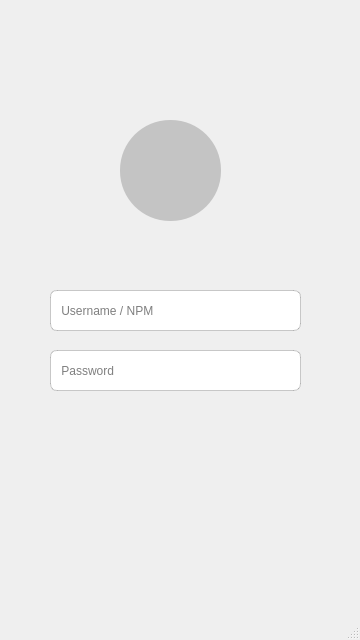
<?xml version="1.0" encoding="UTF-8"?>
<ui version="4.0">
 <class>MainWindow</class>
 <widget class="QMainWindow" name="MainWindow">
  <property name="geometry">
   <rect>
    <x>0</x>
    <y>0</y>
    <width>360</width>
    <height>640</height>
   </rect>
  </property>
  <property name="acceptDrops">
   <bool>false</bool>
  </property>
  <property name="windowTitle">
   <string>Quiz Himatif</string>
  </property>
  <property name="windowIcon">
   <iconset resource="assets.qrc">
    <normaloff>:/images/icon.png</normaloff>:/images/icon.png</iconset>
  </property>
  <property name="styleSheet">
   <string notr="true">QToolButton {
	border-radius:50px;
	background-color: #c4c4c4;
}

QLineEdit {
	padding-left:5px;
	border-radius:7px;
	border: 1px solid rgba(0,0,0,50);
}

QPushButton {
	padding: 0px;
	border: 0px;
	border-radius:2px;
}

QLabel{
	color: #718096;
}


</string>
  </property>
  <widget class="QWidget" name="centralwidget">
   <widget class="QStackedWidget" name="Stack_Pages">
    <property name="geometry">
     <rect>
      <x>0</x>
      <y>0</y>
      <width>360</width>
      <height>640</height>
     </rect>
    </property>
    <property name="minimumSize">
     <size>
      <width>360</width>
      <height>0</height>
     </size>
    </property>
    <property name="currentIndex">
     <number>0</number>
    </property>
    <widget class="QWidget" name="page">
     <widget class="QLineEdit" name="lineEdit_Password">
      <property name="geometry">
       <rect>
        <x>50</x>
        <y>350</y>
        <width>251</width>
        <height>41</height>
       </rect>
      </property>
      <property name="acceptDrops">
       <bool>true</bool>
      </property>
      <property name="autoFillBackground">
       <bool>false</bool>
      </property>
      <property name="echoMode">
       <enum>QLineEdit::Password</enum>
      </property>
      <property name="placeholderText">
       <string> Password</string>
      </property>
     </widget>
     <widget class="QPushButton" name="pushButton_Login">
      <property name="geometry">
       <rect>
        <x>260</x>
        <y>430</y>
        <width>41</width>
        <height>28</height>
       </rect>
      </property>
      <property name="cursor">
       <cursorShape>PointingHandCursor</cursorShape>
      </property>
      <property name="focusPolicy">
       <enum>Qt::NoFocus</enum>
      </property>
      <property name="text">
       <string/>
      </property>
      <property name="icon">
       <iconset resource="assets.qrc">
        <normaloff>:/images/Btn.svg</normaloff>:/images/Btn.svg</iconset>
      </property>
      <property name="iconSize">
       <size>
        <width>40</width>
        <height>40</height>
       </size>
      </property>
      <property name="checkable">
       <bool>true</bool>
      </property>
     </widget>
     <widget class="QLabel" name="label_Warning">
      <property name="geometry">
       <rect>
        <x>0</x>
        <y>260</y>
        <width>351</width>
        <height>20</height>
       </rect>
      </property>
      <property name="text">
       <string/>
      </property>
      <property name="alignment">
       <set>Qt::AlignCenter</set>
      </property>
     </widget>
     <widget class="QLineEdit" name="lineEdit_Username">
      <property name="geometry">
       <rect>
        <x>50</x>
        <y>290</y>
        <width>251</width>
        <height>41</height>
       </rect>
      </property>
      <property name="acceptDrops">
       <bool>true</bool>
      </property>
      <property name="autoFillBackground">
       <bool>false</bool>
      </property>
      <property name="placeholderText">
       <string> Username / NPM</string>
      </property>
     </widget>
     <widget class="QToolButton" name="toolButton_Logo">
      <property name="geometry">
       <rect>
        <x>120</x>
        <y>120</y>
        <width>101</width>
        <height>101</height>
       </rect>
      </property>
      <property name="layoutDirection">
       <enum>Qt::LeftToRight</enum>
      </property>
      <property name="autoFillBackground">
       <bool>false</bool>
      </property>
      <property name="styleSheet">
       <string notr="true"/>
      </property>
      <property name="text">
       <string/>
      </property>
      <property name="icon">
       <iconset resource="assets.qrc">
        <normaloff>:/images/icon.png</normaloff>:/images/icon.png</iconset>
      </property>
      <property name="iconSize">
       <size>
        <width>100</width>
        <height>100</height>
       </size>
      </property>
     </widget>
     <zorder>label_Warning</zorder>
     <zorder>toolButton_Logo</zorder>
     <zorder>pushButton_Login</zorder>
     <zorder>lineEdit_Password</zorder>
     <zorder>lineEdit_Username</zorder>
    </widget>
    <widget class="QWidget" name="page_2">
     <property name="styleSheet">
      <string notr="true">QPushButton#pushButton_Ready {
	padding:5px;
	border-radius:7px;
	border: 1px solid rgba(0,0,0,50);
}</string>
     </property>
     <widget class="QWidget" name="horizontalLayoutWidget">
      <property name="geometry">
       <rect>
        <x>0</x>
        <y>30</y>
        <width>361</width>
        <height>80</height>
       </rect>
      </property>
      <layout class="QHBoxLayout" name="LayoutJudul">
       <item>
        <spacer name="horizontalSpacer">
         <property name="orientation">
          <enum>Qt::Horizontal</enum>
         </property>
         <property name="sizeHint" stdset="0">
          <size>
           <width>40</width>
           <height>20</height>
          </size>
         </property>
        </spacer>
       </item>
       <item>
        <widget class="QLabel" name="label_Judul">
         <property name="font">
          <font>
           <family>MS UI Gothic</family>
           <pointsize>17</pointsize>
           <weight>75</weight>
           <bold>true</bold>
          </font>
         </property>
         <property name="layoutDirection">
          <enum>Qt::LeftToRight</enum>
         </property>
         <property name="text">
          <string>Selamat Datang di Quiz Himatif!</string>
         </property>
         <property name="alignment">
          <set>Qt::AlignCenter</set>
         </property>
         <property name="wordWrap">
          <bool>true</bool>
         </property>
        </widget>
       </item>
       <item>
        <spacer name="horizontalSpacer_2">
         <property name="orientation">
          <enum>Qt::Horizontal</enum>
         </property>
         <property name="sizeHint" stdset="0">
          <size>
           <width>40</width>
           <height>20</height>
          </size>
         </property>
        </spacer>
       </item>
      </layout>
     </widget>
     <widget class="QWidget" name="layoutWidget">
      <property name="geometry">
       <rect>
        <x>0</x>
        <y>170</y>
        <width>361</width>
        <height>91</height>
       </rect>
      </property>
      <layout class="QHBoxLayout" name="LayoutDeskripsi">
       <item>
        <spacer name="horizontalSpacer_4">
         <property name="orientation">
          <enum>Qt::Horizontal</enum>
         </property>
         <property name="sizeHint" stdset="0">
          <size>
           <width>20</width>
           <height>20</height>
          </size>
         </property>
        </spacer>
       </item>
       <item>
        <widget class="QLabel" name="label_Deskripsi">
         <property name="font">
          <font>
           <pointsize>9</pointsize>
           <weight>50</weight>
           <bold>false</bold>
           <stylestrategy>PreferAntialias</stylestrategy>
           <kerning>true</kerning>
          </font>
         </property>
         <property name="text">
          <string>Selamat Datang di Quiz Himatif, Quiz ini akan terdiri dari 3 bab utama yaitu : Badan Kelengkapan Himatif, Sejarah Himatif, dan Pengetahuan Teknik Informatika. Dan setiap babnya akan terdiri dari 10 soal.</string>
         </property>
         <property name="alignment">
          <set>Qt::AlignCenter</set>
         </property>
         <property name="wordWrap">
          <bool>true</bool>
         </property>
        </widget>
       </item>
       <item>
        <spacer name="horizontalSpacer_3">
         <property name="orientation">
          <enum>Qt::Horizontal</enum>
         </property>
         <property name="sizeHint" stdset="0">
          <size>
           <width>20</width>
           <height>20</height>
          </size>
         </property>
        </spacer>
       </item>
      </layout>
     </widget>
     <widget class="QPushButton" name="pushButton_Ready">
      <property name="enabled">
       <bool>true</bool>
      </property>
      <property name="geometry">
       <rect>
        <x>60</x>
        <y>410</y>
        <width>251</width>
        <height>41</height>
       </rect>
      </property>
      <property name="cursor">
       <cursorShape>PointingHandCursor</cursorShape>
      </property>
      <property name="mouseTracking">
       <bool>false</bool>
      </property>
      <property name="focusPolicy">
       <enum>Qt::NoFocus</enum>
      </property>
      <property name="text">
       <string>Mulai Quiz!</string>
      </property>
      <property name="shortcut">
       <string notr="true"/>
      </property>
     </widget>
     <widget class="QWidget" name="layoutWidget">
      <property name="geometry">
       <rect>
        <x>1</x>
        <y>371</y>
        <width>359</width>
        <height>32</height>
       </rect>
      </property>
      <layout class="QHBoxLayout" name="LayoutDeskripsiBtn">
       <item>
        <spacer name="horizontalSpacer_6">
         <property name="orientation">
          <enum>Qt::Horizontal</enum>
         </property>
         <property name="sizeHint" stdset="0">
          <size>
           <width>40</width>
           <height>20</height>
          </size>
         </property>
        </spacer>
       </item>
       <item>
        <widget class="QLabel" name="label">
         <property name="font">
          <font>
           <pointsize>7</pointsize>
          </font>
         </property>
         <property name="text">
          <string>Tekan Tombol Mulai Quiz, untuk mulai mengerjakan</string>
         </property>
        </widget>
       </item>
       <item>
        <spacer name="horizontalSpacer_5">
         <property name="orientation">
          <enum>Qt::Horizontal</enum>
         </property>
         <property name="sizeHint" stdset="0">
          <size>
           <width>40</width>
           <height>20</height>
          </size>
         </property>
        </spacer>
       </item>
      </layout>
     </widget>
     <widget class="QLabel" name="label_NamaTxt">
      <property name="geometry">
       <rect>
        <x>10</x>
        <y>0</y>
        <width>55</width>
        <height>16</height>
       </rect>
      </property>
      <property name="text">
       <string>NPM :</string>
      </property>
     </widget>
     <widget class="QLabel" name="label_Nama">
      <property name="geometry">
       <rect>
        <x>50</x>
        <y>0</y>
        <width>55</width>
        <height>16</height>
       </rect>
      </property>
      <property name="text">
       <string>TextLabel</string>
      </property>
     </widget>
    </widget>
    <widget class="QWidget" name="page_3">
     <property name="styleSheet">
      <string notr="true">QRadioButton {
	padding:10px;
	border-radius:7px;
	border: 1px solid rgba(0,0,0,50);
}
</string>
     </property>
     <widget class="QWidget" name="layoutWidget">
      <property name="geometry">
       <rect>
        <x>0</x>
        <y>20</y>
        <width>361</width>
        <height>112</height>
       </rect>
      </property>
      <layout class="QVBoxLayout" name="verticalLayout">
       <item>
        <layout class="QHBoxLayout" name="LayoutJudulQuiz">
         <item>
          <spacer name="horizontalSpacer_9">
           <property name="orientation">
            <enum>Qt::Horizontal</enum>
           </property>
           <property name="sizeHint" stdset="0">
            <size>
             <width>30</width>
             <height>20</height>
            </size>
           </property>
          </spacer>
         </item>
         <item>
          <widget class="QLabel" name="label_JudulQuiz">
           <property name="font">
            <font>
             <family>MS UI Gothic</family>
             <pointsize>17</pointsize>
             <weight>75</weight>
             <bold>true</bold>
            </font>
           </property>
           <property name="layoutDirection">
            <enum>Qt::LeftToRight</enum>
           </property>
           <property name="text">
            <string>Nama Tema</string>
           </property>
           <property name="alignment">
            <set>Qt::AlignCenter</set>
           </property>
           <property name="wordWrap">
            <bool>true</bool>
           </property>
          </widget>
         </item>
         <item>
          <spacer name="horizontalSpacer_10">
           <property name="orientation">
            <enum>Qt::Horizontal</enum>
           </property>
           <property name="sizeHint" stdset="0">
            <size>
             <width>30</width>
             <height>20</height>
            </size>
           </property>
          </spacer>
         </item>
        </layout>
       </item>
       <item>
        <layout class="QHBoxLayout" name="LayoutNoSOal">
         <item>
          <spacer name="horizontalSpacer_11">
           <property name="orientation">
            <enum>Qt::Horizontal</enum>
           </property>
           <property name="sizeHint" stdset="0">
            <size>
             <width>40</width>
             <height>20</height>
            </size>
           </property>
          </spacer>
         </item>
         <item>
          <widget class="QLabel" name="label_SoalTxt">
           <property name="font">
            <font>
             <family>MS Shell Dlg 2</family>
             <pointsize>15</pointsize>
             <weight>75</weight>
             <bold>true</bold>
            </font>
           </property>
           <property name="layoutDirection">
            <enum>Qt::LeftToRight</enum>
           </property>
           <property name="text">
            <string>Soal</string>
           </property>
           <property name="alignment">
            <set>Qt::AlignCenter</set>
           </property>
           <property name="wordWrap">
            <bool>true</bool>
           </property>
          </widget>
         </item>
         <item>
          <widget class="QLabel" name="label_n">
           <property name="font">
            <font>
             <family>MS Shell Dlg 2</family>
             <pointsize>15</pointsize>
             <weight>75</weight>
             <bold>true</bold>
            </font>
           </property>
           <property name="layoutDirection">
            <enum>Qt::LeftToRight</enum>
           </property>
           <property name="text">
            <string>n</string>
           </property>
           <property name="alignment">
            <set>Qt::AlignCenter</set>
           </property>
           <property name="wordWrap">
            <bool>true</bool>
           </property>
          </widget>
         </item>
         <item>
          <spacer name="horizontalSpacer_12">
           <property name="orientation">
            <enum>Qt::Horizontal</enum>
           </property>
           <property name="sizeHint" stdset="0">
            <size>
             <width>40</width>
             <height>20</height>
            </size>
           </property>
          </spacer>
         </item>
        </layout>
       </item>
      </layout>
     </widget>
     <widget class="QWidget" name="verticalLayoutWidget">
      <property name="geometry">
       <rect>
        <x>10</x>
        <y>320</y>
        <width>341</width>
        <height>211</height>
       </rect>
      </property>
      <layout class="QVBoxLayout" name="verticalLayout_2">
       <property name="spacing">
        <number>2</number>
       </property>
       <item>
        <widget class="QRadioButton" name="opsiA">
         <property name="focusPolicy">
          <enum>Qt::NoFocus</enum>
         </property>
         <property name="text">
          <string>Opsi A</string>
         </property>
        </widget>
       </item>
       <item>
        <widget class="QRadioButton" name="opsiB">
         <property name="focusPolicy">
          <enum>Qt::NoFocus</enum>
         </property>
         <property name="text">
          <string>Opsi B</string>
         </property>
        </widget>
       </item>
       <item>
        <widget class="QRadioButton" name="opsiC">
         <property name="focusPolicy">
          <enum>Qt::NoFocus</enum>
         </property>
         <property name="text">
          <string>Opsi C</string>
         </property>
        </widget>
       </item>
       <item>
        <widget class="QRadioButton" name="opsiD">
         <property name="focusPolicy">
          <enum>Qt::NoFocus</enum>
         </property>
         <property name="text">
          <string>Opsi D</string>
         </property>
        </widget>
       </item>
      </layout>
     </widget>
     <widget class="QPushButton" name="pushButton_Next">
      <property name="geometry">
       <rect>
        <x>300</x>
        <y>560</y>
        <width>41</width>
        <height>28</height>
       </rect>
      </property>
      <property name="cursor">
       <cursorShape>PointingHandCursor</cursorShape>
      </property>
      <property name="focusPolicy">
       <enum>Qt::NoFocus</enum>
      </property>
      <property name="text">
       <string/>
      </property>
      <property name="icon">
       <iconset resource="assets.qrc">
        <normaloff>:/images/Btn.svg</normaloff>:/images/Btn.svg</iconset>
      </property>
      <property name="iconSize">
       <size>
        <width>40</width>
        <height>40</height>
       </size>
      </property>
      <property name="checkable">
       <bool>true</bool>
      </property>
     </widget>
     <widget class="QWidget" name="layoutWidget">
      <property name="geometry">
       <rect>
        <x>0</x>
        <y>160</y>
        <width>361</width>
        <height>111</height>
       </rect>
      </property>
      <layout class="QHBoxLayout" name="LayoutSoal">
       <item>
        <spacer name="horizontalSpacer_8">
         <property name="orientation">
          <enum>Qt::Horizontal</enum>
         </property>
         <property name="sizeHint" stdset="0">
          <size>
           <width>40</width>
           <height>20</height>
          </size>
         </property>
        </spacer>
       </item>
       <item>
        <widget class="QLabel" name="label_Soal">
         <property name="font">
          <font>
           <family>MS Shell Dlg 2</family>
           <pointsize>10</pointsize>
          </font>
         </property>
         <property name="text">
          <string>Lorem ipsum dolor sit amet Lorem ipsum dolor sit amet Lorem ipsum dolor sit ametLorem ipsum dolor sit amet</string>
         </property>
         <property name="alignment">
          <set>Qt::AlignCenter</set>
         </property>
         <property name="wordWrap">
          <bool>true</bool>
         </property>
        </widget>
       </item>
       <item>
        <spacer name="horizontalSpacer_7">
         <property name="orientation">
          <enum>Qt::Horizontal</enum>
         </property>
         <property name="sizeHint" stdset="0">
          <size>
           <width>40</width>
           <height>20</height>
          </size>
         </property>
        </spacer>
       </item>
      </layout>
     </widget>
    </widget>
   </widget>
  </widget>
  <widget class="QStatusBar" name="statusbar"/>
 </widget>
 <resources>
  <include location="assets.qrc"/>
 </resources>
 <connections>
  <connection>
   <sender>lineEdit_Username</sender>
   <signal>returnPressed()</signal>
   <receiver>lineEdit_Password</receiver>
   <slot>setFocus()</slot>
   <hints>
    <hint type="sourcelabel">
     <x>246</x>
     <y>314</y>
    </hint>
    <hint type="destinationlabel">
     <x>253</x>
     <y>359</y>
    </hint>
   </hints>
  </connection>
  <connection>
   <sender>lineEdit_Password</sender>
   <signal>returnPressed()</signal>
   <receiver>pushButton_Login</receiver>
   <slot>click()</slot>
   <hints>
    <hint type="sourcelabel">
     <x>214</x>
     <y>384</y>
    </hint>
    <hint type="destinationlabel">
     <x>286</x>
     <y>430</y>
    </hint>
   </hints>
  </connection>
 </connections>
</ui>
